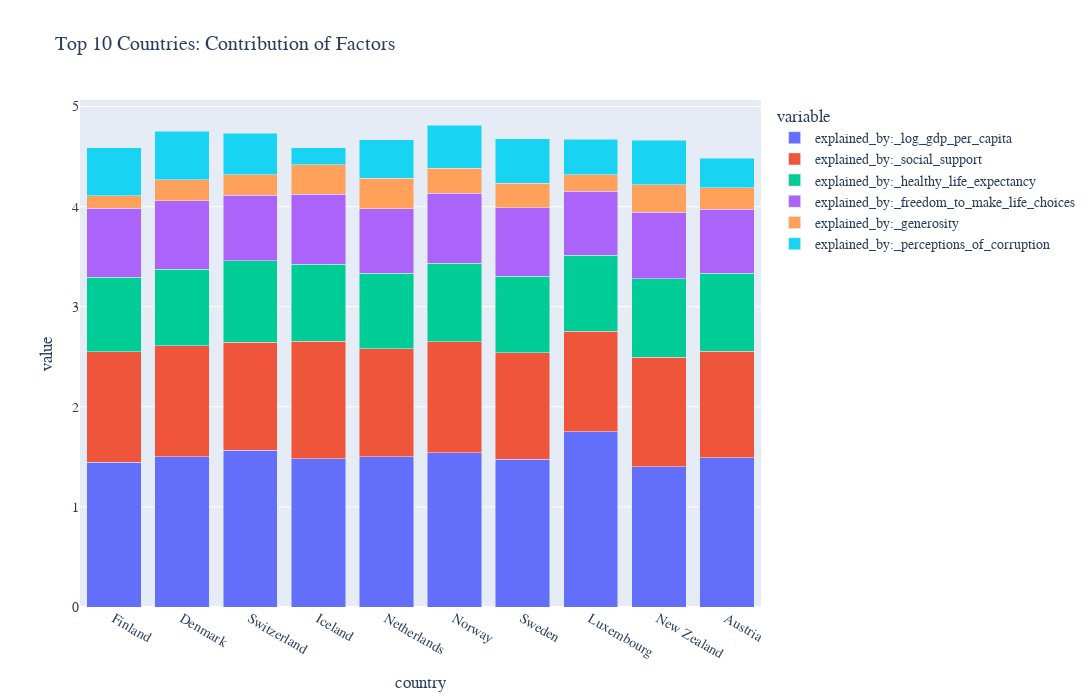

The notebook cell this image was saved under:
### Code cell
# Top 10 Countries' Factor Contributions
if all(col in df_2021.columns for col in ["country", "happiness_score"]):
    factors = [c for c in df_2021.columns if 'explained_by:' in c]
    if factors:
        top_10 = df_2021.sort_values("happiness_score", ascending=False).head(10)
        fig3 = px.bar(top_10, x="country", y=factors, 
                     title="Top 10 Countries: Contribution of Factors", 
                     barmode="stack",
                     width=1200,
        height=700)
        fig3.show()

### Figure 1 — Plotly figure (JSON) as saved in the notebook; plotly's stock layout.template omitted (floating-point values rounded to 4 significant figures)
{"data": [{"alignmentgroup": "True", "hovertemplate": "variable=explained_by:_log_gdp_per_capita<br>country=%{x}<br>value=%{y}<extra></extra>", "legendgroup": "explained_by:_log_gdp_per_capita", "marker": {"color": "#636efa", "pattern": {"shape": ""}}, "name": "explained_by:_log_gdp_per_capita", "offsetgroup": "explained_by:_log_gdp_per_capita", "orientation": "v", "showlegend": true, "textposition": "auto", "type": "bar", "x": ["Finland", "Denmark", "Switzerland", "Iceland", "Netherlands", "Norway", "Sweden", "Luxembourg", "New Zealand", "Austria"], "xaxis": "x", "y": [1.446, 1.502, 1.566, 1.482, 1.501, 1.543, 1.478, 1.751, 1.4, 1.492], "yaxis": "y"}, {"alignmentgroup": "True", "hovertemplate": "variable=explained_by:_social_support<br>country=%{x}<br>value=%{y}<extra></extra>", "legendgroup": "explained_by:_social_support", "marker": {"color": "#EF553B", "pattern": {"shape": ""}}, "name": "explained_by:_social_support", "offsetgroup": "explained_by:_social_support", "orientation": "v", "showlegend": true, "textposition": "auto", "type": "bar", "x": ["Finland", "Denmark", "Switzerland", "Iceland", "Netherlands", "Norway", "Sweden", "Luxembourg", "New Zealand", "Austria"], "xaxis": "x", "y": [1.106, 1.108, 1.079, 1.172, 1.079, 1.108, 1.062, 1.003, 1.094, 1.062], "yaxis": "y"}, {"alignmentgroup": "True", "hovertemplate": "variable=explained_by:_healthy_life_expectancy<br>country=%{x}<br>value=%{y}<extra></extra>", "legendgroup": "explained_by:_healthy_life_expectancy", "marker": {"color": "#00cc96", "pattern": {"shape": ""}}, "name": "explained_by:_healthy_life_expectancy", "offsetgroup": "explained_by:_healthy_life_expectancy", "orientation": "v", "showlegend": true, "textposition": "auto", "type": "bar", "x": ["Finland", "Denmark", "Switzerland", "Iceland", "Netherlands", "Norway", "Sweden", "Luxembourg", "New Zealand", "Austria"], "xaxis": "x", "y": [0.741, 0.763, 0.816, 0.772, 0.753, 0.782, 0.763, 0.76, 0.785, 0.782], "yaxis": "y"}, {"alignmentgroup": "True", "hovertemplate": "variable=explained_by:_freedom_to_make_life_choices<br>country=%{x}<br>value=%{y}<extra></extra>", "legendgroup": "explained_by:_freedom_to_make_life_choices", "marker": {"color": "#ab63fa", "pattern": {"shape": ""}}, "name": "explained_by:_freedom_to_make_life_choices", "offsetgroup": "explained_by:_freedom_to_make_life_choices", "orientation": "v", "showlegend": true, "textposition": "auto", "type": "bar", "x": ["Finland", "Denmark", "Switzerland", "Iceland", "Netherlands", "Norway", "Sweden", "Luxembourg", "New Zealand", "Austria"], "xaxis": "x", "y": [0.691, 0.686, 0.653, 0.698, 0.647, 0.703, 0.685, 0.639, 0.665, 0.64], "yaxis": "y"}, {"alignmentgroup": "True", "hovertemplate": "variable=explained_by:_generosity<br>country=%{x}<br>value=%{y}<extra></extra>", "legendgroup": "explained_by:_generosity", "marker": {"color": "#FFA15A", "pattern": {"shape": ""}}, "name": "explained_by:_generosity", "offsetgroup": "explained_by:_generosity", "orientation": "v", "showlegend": true, "textposition": "auto", "type": "bar", "x": ["Finland", "Denmark", "Switzerland", "Iceland", "Netherlands", "Norway", "Sweden", "Luxembourg", "New Zealand", "Austria"], "xaxis": "x", "y": [0.124, 0.208, 0.204, 0.293, 0.302, 0.249, 0.244, 0.166, 0.276, 0.215], "yaxis": "y"}, {"alignmentgroup": "True", "hovertemplate": "variable=explained_by:_perceptions_of_corruption<br>country=%{x}<br>value=%{y}<extra></extra>", "legendgroup": "explained_by:_perceptions_of_corruption", "marker": {"color": "#19d3f3", "pattern": {"shape": ""}}, "name": "explained_by:_perceptions_of_corruption", "offsetgroup": "explained_by:_perceptions_of_corruption", "orientation": "v", "showlegend": true, "textposition": "auto", "type": "bar", "x": ["Finland", "Denmark", "Switzerland", "Iceland", "Netherlands", "Norway", "Sweden", "Luxembourg", "New Zealand", "Austria"], "xaxis": "x", "y": [0.481, 0.485, 0.413, 0.17, 0.384, 0.427, 0.448, 0.353, 0.445, 0.292], "yaxis": "y"}], "layout": {"barmode": "stack", "height": 700, "legend": {"title": {"text": "variable"}, "tracegroupgap": 0}, "title": {"text": "Top 10 Countries: Contribution of Factors"}, "width": 1200, "xaxis": {"anchor": "y", "domain": [0, 1], "title": {"text": "country"}}, "yaxis": {"anchor": "x", "domain": [0, 1], "title": {"text": "value"}}}}
